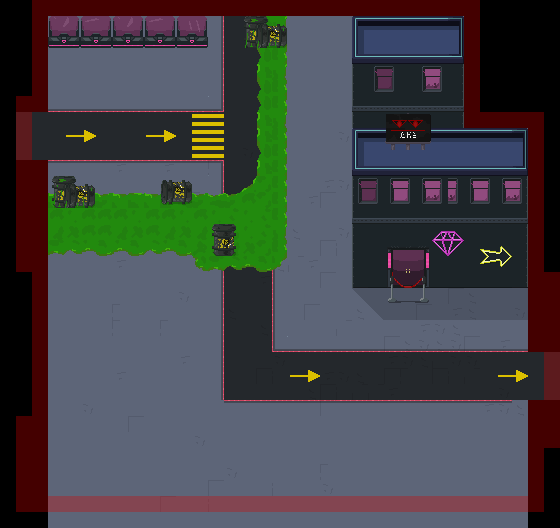

This game map was drawn from its Tiled (.tmx) file and the tilesets committed beside it. A one-line description and the trimmed map source follow:
An orthogonal 35x33 tile map with 16x16 px tiles, 8 tile layers (Suelo, DecoracionSuelo, Acido, Paredes, ...), 4 tilesets and 6 objects (2x Left, 2x Right, Tuto_Text, Spawner).

<map version="1.0" tiledversion="1.0.3" orientation="orthogonal" renderorder="right-down" width="35" height="33" tilewidth="16" tileheight="16" nextobjectid="32">
 <tileset firstgid="1" source="../../tileset/city.tsx" />
 <tileset firstgid="257" source="../../tileset/City2.tsx" />
 <tileset firstgid="769" source="../../tileset/CityProps.tsx" />
 <tileset firstgid="1137" source="../../tileset/Buildings.tsx" />
 <layer name="Suelo" width="35" height="33">
  <data>[1155 cells, 941 non-empty, 10 distinct tile ids]</data>
 </layer>
 <layer name="DecoracionSuelo" width="35" height="33">
  <data>[1155 cells, 150 non-empty, 14 distinct tile ids]</data>
 </layer>
 <layer name="Acido" width="35" height="33">
  <data>[1155 cells, 89 non-empty, 23 distinct tile ids]</data>
 </layer>
 <layer name="Paredes" width="35" height="33">
  <data>[1155 cells, 202 non-empty, 143 distinct tile ids]</data>
 </layer>
 <layer name="Decoracion" width="35" height="33">
  <data>[1155 cells, 30 non-empty, 20 distinct tile ids]</data>
 </layer>
 <layer name="Sombra" width="35" height="33">
  <data>[1155 cells, 21 non-empty, 2 distinct tile ids]</data>
 </layer>
 <layer name="Aire" width="35" height="33">
  <data>[1155 cells, 146 non-empty, 1 distinct tile ids]</data>
 </layer>
 <layer name="Decoracion2" width="35" height="33">
  <data>[1155 cells, 19 non-empty, 17 distinct tile ids]</data>
 </layer>
 <objectgroup name="Puertas">
  <object id="22" name="Left" x="32" y="112" width="16" height="48" />
  <object id="26" name="Right" x="528" y="352" width="16" height="48" />
 </objectgroup>
 <objectgroup name="Animados">
  <object id="31" name="Tuto_Text" x="208" y="48" width="32" height="144">
   <properties>
    <property name="Text" value="gancho" />
   </properties>
  </object>
 </objectgroup>
 <objectgroup name="Entradas">
  <object id="28" name="Right" gid="255" x="464" y="352" width="16" height="16" />
  <object id="25" name="Left" gid="255" x="80" y="112" width="16" height="16" />
 </objectgroup>
 <objectgroup name="Spawners">
  <object id="30" name="Spawner" gid="240" x="128" y="288" width="16" height="16">
   <properties>
    <property name="Bomber" type="bool" value="false" />
    <property name="Charger" type="bool" value="false" />
    <property name="Gunner" type="bool" value="true" />
    <property name="Stalker" type="bool" value="false" />
    <property name="Turret" type="bool" value="false" />
   </properties>
  </object>
 </objectgroup>
</map>
